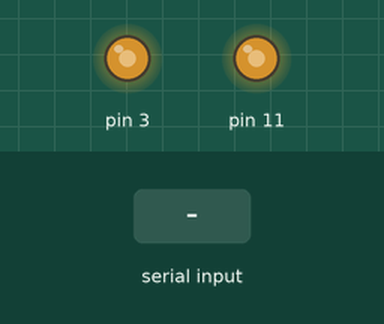
Bench run of a sketch on a simulated Arduino Uno, built with avr-gcc and run on an emulated ATmega328P. On the bench: output pins drawn as LEDs (lit = HIGH). The test bench sets the inputs (shaded band). What the sketch prints to the serial monitor is not drawn.

Above: at 1.2 s.
1.3 s: "90,45,200\n" received over Serial
2.8 s: "1,90\n" received over Serial
5.8 s: "2\n" received over Serial
Timing chart, 0 to 8.8 s (numbered marks = the images above; inputs shaded):
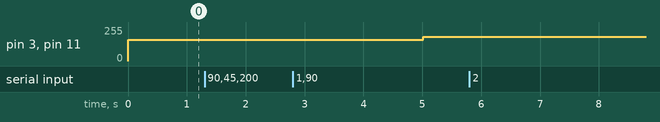

Measured:
- after the input at 1.3 s, every drawn part: stays the same
- after the input at 2.8 s, pin 3, pin 11: 161/255 → 183/255 after 2.2 s
- after the input at 5.8 s, every drawn part: stays the same

The sketch:

controlo_geral_PI.ino
```cpp
#define BOTTOM 255-187
uint16_t volatile setup_time=0;
uint8_t id=0;
float  pwm1=0.5, pwm2=0.5;
uint8_t speed_error_vector[10] = {0, 0, 0, 0, 0, 0, 0, 0, 0, 0};
uint8_t direction_error_vector[10] = {0, 0, 0, 0, 0, 0, 0, 0, 0, 0};
int speed_error_sum, direction_error_sum;
float speed_error_integral, direction_error_integral;

///////////////////////////////////////////////////////////////////////////////////////////////////////////////////////////////////////////////////////////////// TIMER2_ISR

ISR(TIMER2_OVF_vect){    //interrupt a cada 3 ms
    if(setup_time<1666){   //5 segundos. esperar para permitir o ESC reconhecer o stop e calibrar
      setup_time++;
      TCNT2 = BOTTOM;
      OCR2A = (255-187)+(255-(255-187))*0.5;
      OCR2B = (255-187)+(255-(255-187))*0.5;
    }
    else if(setup_time>=1666){
       TCNT2 = BOTTOM;
       if (pwm1>0.633) pwm1=0.633; //limite superior
       if (pwm2>0.633) pwm2=0.633; //limite superior
       if (pwm1<0.367) pwm1=0.367; //limite inferior
       if (pwm2<0.367) pwm2=0.367; //limite inferior
       OCR2A = (255-187)+(255-(255-187))*pwm1;
       OCR2B = (255-187)+(255-(255-187))*pwm2;;    //os thrusters rodam em sentidos opostos
    }

  speed_error_integral = speed_error_sum*0.003*10;  //soma*deltat (3 ms * 10)
  direction_error_integral = direction_error_sum*0.003*10;  //soma*deltat (3 ms * 10)

  }

///////////////////////////////////////////////////////////////////////////////////////////////////////////////////////////////////////////////////////////////// INIT_TIMER

void init_timer() {      //para um duty cycle de 0.5 a contagem é 1500us
  DDRB |= (1 << DDB3); //definir PB3 como output (PB3) é a porta correspondente à saída de comparação OC2A
  TCCR2B = 0; // Stop TC2
  CLKPR = 0x80; // Prepare bits
  CLKPR = 0x00; // CLK prescaler at 1
  TCCR2A |= (1 << WGM21) | (1 << WGM20); // set fast PWM Mode
  TCCR2A |= (1 << COM2A1); // set none-inverting mode
  TCCR2A |= (1 << COM2B1); // set none-inverting mode
  TIMSK2=0x01; //interrupçao tc2 por overflow
  TCNT2=BOTTOM; // definir bottom
  OCR2A = (255-187)+(255-(255-187))*0.5; // set PWM1 for 50% duty cycle    //pino 11
  OCR2B = (255-187)+(255-(255-187))*0.5; // set PWM2 for 50% duty cycle    //pino 3
  TCCR2B=0x06; // Start TC2 with prescaler at 256 -> periodo = (256-BOTTOM)*(1/16000000)*256 = 3000 us = 1500*2 us =             ... 20000 us
  sei();
}

///////////////////////////////////////////////////////////////////////////////////////////////////////////////////////////////////////////////////////////////// SETUP

void setup() {
  Serial.begin(9600);
  pinMode(11, OUTPUT);
  pinMode(3, OUTPUT);
  init_timer();
}

///////////////////////////////////////////////////////////////////////////////////////////////////////////////////////////////////////////////////////////////// SPEED_CONTROL

int speed_control(int speed_error) {
  speed_error_vector[10] = speed_error;
  speed_error_sum=0;
  for(int8_t i=1; i<=10; i++){
  speed_error_sum = speed_error_sum + speed_error_vector[i];   //o speed_error_integral é calculado no interrupt do timer para se saber o tempo exato que passou
  if (i>1) speed_error_vector[i-1]=speed_error_vector[i];
  }
  speed_error_vector[10]=0;

    float control=0.00133*speed_error+1*speed_error_integral;  //afinar ganhos
    if( pwm1+control<0.633 && pwm2+control<0.633 && pwm1+control>0.367 && pwm2+control>0.367){
      pwm1=pwm1+control;
      pwm2=pwm2+control;
    }
    else if(((pwm1+control)>0.633)||((pwm2+control)>0.633)){
      pwm1=0.633;
      pwm2=0.633;
    }
    else if(((pwm1+control)<0.367)||((pwm2+control)<0.367)){
      pwm1=0.367;
      pwm2=0.367;
    }
    return 1;
}

///////////////////////////////////////////////////////////////////////////////////////////////////////////////////////////////////////////////////////////////// DIRECTION_CONTROL

int direction_control(int direction_error) {
  direction_error_vector[10] = direction_error;
  direction_error_sum=0;
  for(int8_t i=1; i<=10; i++){
  direction_error_sum = direction_error_sum + direction_error_vector[i];   //o speed_error_integral é calculado no interrupt do timer para se saber o tempo exato que passou
  if (i>1) direction_error_vector[i-1] = direction_error_vector[i];
  }
  direction_error_vector[10]=0;

    float control=0.00133*direction_error+1*direction_error_integral; //afinar ganhos
    if (direction_error==0){
      if((pwm1>0.5 && pwm2<0.5)||(pwm1<0.5 && pwm2>0.5)){  //se thrusters estiverem em sentidos contrarios um do outro
        pwm1=0.5;
        pwm2=0.5;
      }
      else if(pwm1<pwm2 && pwm1>0.5 && pwm2>0.5){         //se a andar para a frente, fica com a velocidade do thruster mais lento
        pwm2=pwm1;
      }
      else if (pwm1>pwm2 && pwm1>0.5 && pwm2>0.5){      //se a andar para a frente, fica com a velocidade do thruster mais lento
        pwm1=pwm2;
      }
      else if (pwm1<pwm2 && pwm1<0.5 && pwm2<0.5){      //se a andar para tras, fica com a velocidade do thruster mais lento
        pwm1=pwm2;
      }
      else if (pwm1>pwm2 && pwm1<0.5 && pwm2<0.5){        //se a andar para tras, fica com a velocidade do thruster mais lento
        pwm2=pwm1;
      }
    }
    else if (direction_error>0){                        //esquerda
      if (pwm1==0.5 && pwm2==0.5){                      //se estiver parado, thrusters rodam em sentidos opostos para rodar sobre o seu eixo
        pwm1=pwm1+control;
        pwm2=pwm2-control;
      }
      else if(pwm2+control<0.633 && pwm1+control>0.367 && pwm1>0.5 && pwm2>0.5){    //se a andar para a frente, aumenta o thruster da direita no sentido positivo
        pwm1=pwm2+control;
      }
      else if(pwm2+control<0.633 && pwm1+control>0.367 && pwm1<0.5 && pwm2<0.5){   //se a andar para a tras, aumenta o thruster da direita no sentido negativo
        pwm1=pwm2-control;
      }
      else if(pwm2+control>0.633){  //maximo
        pwm1=0.633;
      }
      else if(pwm2+control<0.367){  //maximo
        pwm1=0.367;
      }
    }
    else if (direction_error<0){                                //direita
      if (pwm1==0.5 && pwm2==0.5){                              //se estiver parado, thrusters rodam em sentidos opostos para rodar sobre o seu eixo
        pwm1=pwm1-control*(-1);
        pwm2=pwm2+control*(-1);
      }
      else if(pwm1+control*(-1)<0.633 && pwm1+control*(-1)>0.367 && pwm1>0.5 && pwm2>0.5){    //se a andar para a frente, aumenta o thruster da esquerda no sentido positivo
        pwm2=pwm1+control*(-1);
      }
      else if(pwm1+control*(-1)<0.633 && pwm1+control*(-1)>0.367 && pwm1<0.5 && pwm2<0.5){    //se a andar para tras, aumenta o thruster da esquerda no sentido negativo
        pwm2=pwm1-control*(-1);
      }
      else if(pwm1+control*(-1)>0.633){  //maximo
        pwm2=0.633;
      }
      else if(pwm1+control*(-1)<0.367){  //maximo
        pwm2=0.367;
      }
    }
    return 1;
}

///////////////////////////////////////////////////////////////////////////////////////////////////////////////////////////////////////////////////////////////// RECEIVE_MESSAGE_ID

void receive_message_id(){
   if (Serial.available() > 0) {
    if(id==0){
    id = Serial.parseInt();;
      if (id!=0){
        Serial.print("message id: ");
        Serial.println(id);
        //delay(1000);               //delay de 1 segundo para introduçao manual do valor. quando ligar a rasp, pode-se tirar, porque ja tem um timeout intrinseco
        receive_value();
      }
    }
  }
}

///////////////////////////////////////////////////////////////////////////////////////////////////////////////////////////////////////////////////////////////// RECEIVE_VALUE

void receive_value(){
    if (Serial.available() > 0) {
      if(id==1){
        int number = Serial.parseInt();
        if((number>=-99)&&(number<=99)){
          Serial.print("I received speed_error: ");
          Serial.println(number, DEC);
          speed_control(number);
          id=0;
          Serial.print("pwm1 is: ");
          Serial.println(pwm1, DEC);
          Serial.print("pwm2 is: ");
          Serial.println(pwm2, DEC);
        }
      }

    else if(id==2){
      int number = Serial.parseInt();
      if((number>=-99)&&(number<=99)){
        Serial.print("I received direction_error: ");
        Serial.println(number, DEC);
        direction_control(number);
        id=0;
        Serial.print("pwm1 is: ");
        Serial.println(pwm1, DEC);
        Serial.print("pwm2 is: ");
        Serial.println(pwm2, DEC);
      }
    }
   else if(id==3){
    //enviar temperatura
    //get_temperature();
    //Serial.print("temperature");
    //Serial.println(temperature, DEC);
    id=0;
   }
   else id=0;
  }
}

///////////////////////////////////////////////////////////////////////////////////////////////////////////////////////////////////////////////////////////////// LOOP

void loop() {
    receive_message_id();
}
```
